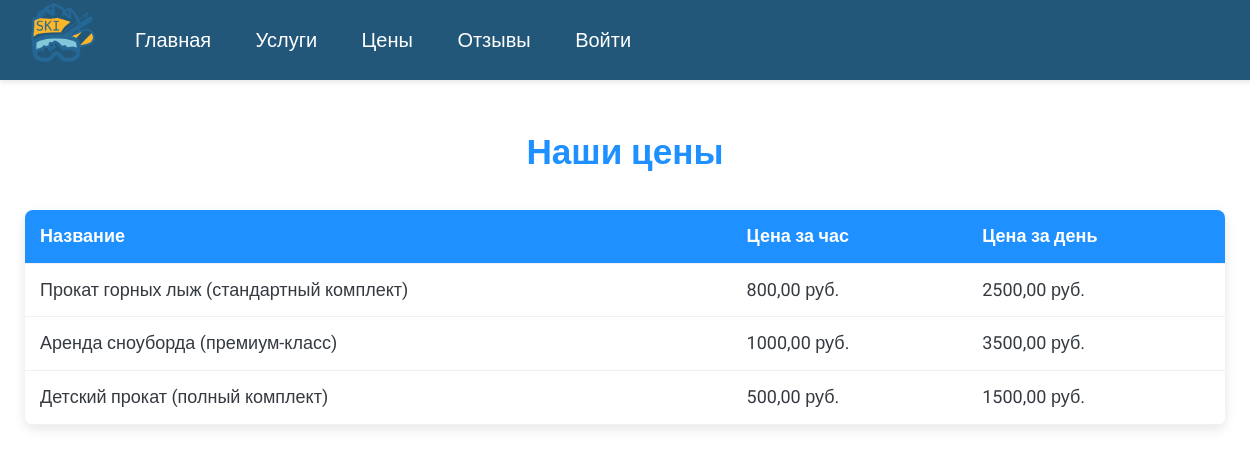
Before: /pricing/ with the older database file.
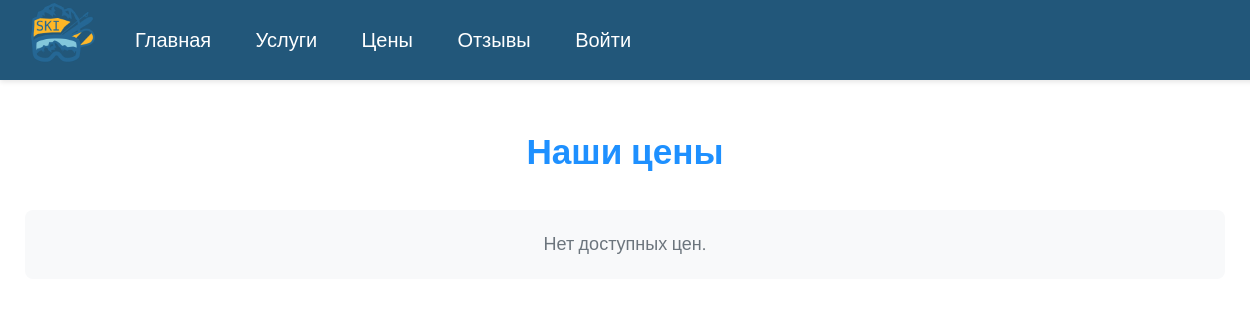
After: the same page with the newer database file.
### core/models.py (models this page shows, shortened)
class Price(models.Model):
    name = models.CharField(max_length=100, verbose_name=_("Название"))
    price_per_hour = models.DecimalField(
        max_digits=10,
        decimal_places=2,
        validators=[MinValueValidator(0)],
        verbose_name=_("Цена за час")
    )
    price_per_day = models.DecimalField(
        max_digits=10,
        decimal_places=2,
        validators=[MinValueValidator(0)],
        verbose_name=_("Цена за день")
    )
    class Meta:
        verbose_name = _("Цена")
        verbose_name_plural = _("Цены")

### core/views.py (the view)
# urls.py: path('pricing/', views.PricingView.as_view(), name='pricing'),
class PricingView(View):
    def get(self, request):
        prices = Price.objects.all()  # Получаем все цены
        services = Service.objects.all()
        equipment = Equipment.objects.all()
        context = {
            'prices': prices,  # Добавляем цены в контекст
            'services': services,
            'equipment': equipment,
        }
        return render(request, 'pricing.html', context)

### core/templates/pricing.html (shortened to what this page needs)
{% extends 'base.html' %}
{% block content %}
<div class="container">
    <h1>Наши цены</h1>
    {% if prices %}
        <table class="price-table">
            <thead>
                <tr>
                    <th>Название</th>
                    <th>Цена за час</th>
                    <th>Цена за день</th>
                </tr>
            </thead>
            <tbody>
                {% for price in prices %}
                    <tr data-price-id="{{ price.id }}">
                        <td>{{ price.name }}</td>
                        <td>{{ price.price_per_hour|default:"-" }} руб.</td>
                        <td>{{ price.price_per_day|default:"-" }} руб.</td>
                    </tr>
                {% endfor %}
            </tbody>
        </table>
    {% else %}
        <div class="no-items">
            Нет доступных цен.
        </div>
    {% endif %}
</div>
{% endblock %}

Changed rows visible on the page:
removed Price: name "Прокат горных лыж (стандартный комплект)", price_per_hour "800,00", price_per_day "2500,00"
removed Price: name "Аренда сноуборда (премиум-класс)", price_per_hour "1000,00", price_per_day "3500,00"
removed Price: name "Детский прокат (полный комплект)", price_per_hour "500,00", price_per_day "1500,00"
Other visible differences:
text no longer shown: "Название Цена за час Цена за день"
text now shown: "Нет доступных цен."
